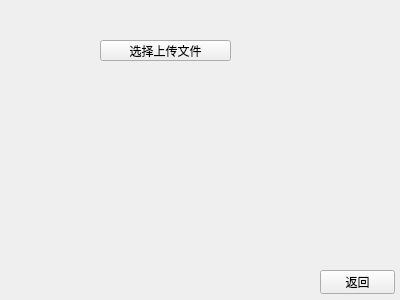
<?xml version="1.0" encoding="UTF-8"?>
<ui version="4.0">
 <class>Form</class>
 <widget class="QWidget" name="Form">
  <property name="geometry">
   <rect>
    <x>0</x>
    <y>0</y>
    <width>400</width>
    <height>300</height>
   </rect>
  </property>
  <property name="windowTitle">
   <string>导入出仓货物信息</string>
  </property>
  <widget class="QPushButton" name="pushButton">
   <property name="geometry">
    <rect>
     <x>320</x>
     <y>270</y>
     <width>75</width>
     <height>24</height>
    </rect>
   </property>
   <property name="text">
    <string>返回</string>
   </property>
  </widget>
  <widget class="QPushButton" name="pushButton_2">
   <property name="geometry">
    <rect>
     <x>100</x>
     <y>40</y>
     <width>131</width>
     <height>21</height>
    </rect>
   </property>
   <property name="text">
    <string>选择上传文件</string>
   </property>
  </widget>
 </widget>
 <resources/>
 <connections/>
</ui>
